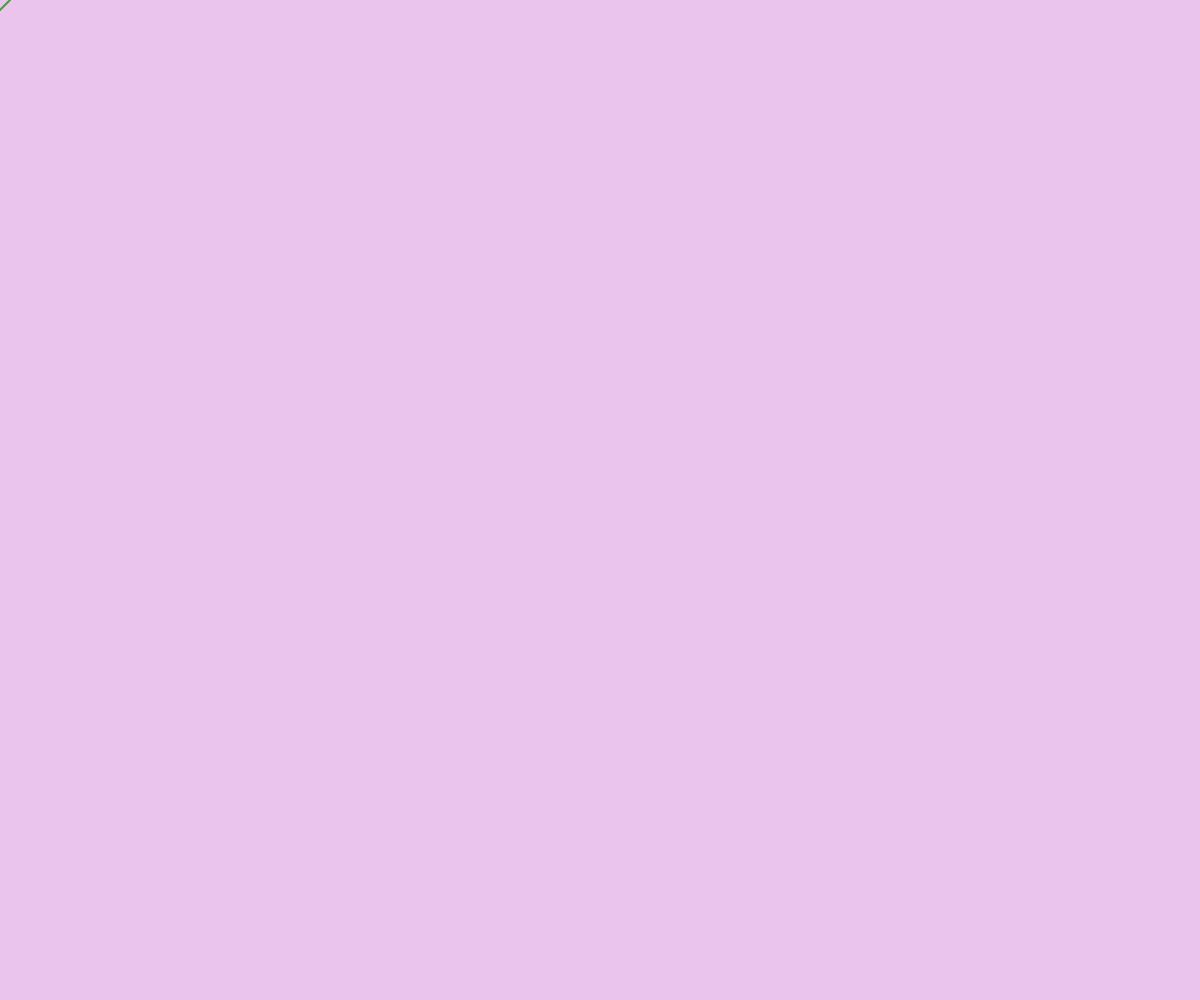
Frame 1 (no input)
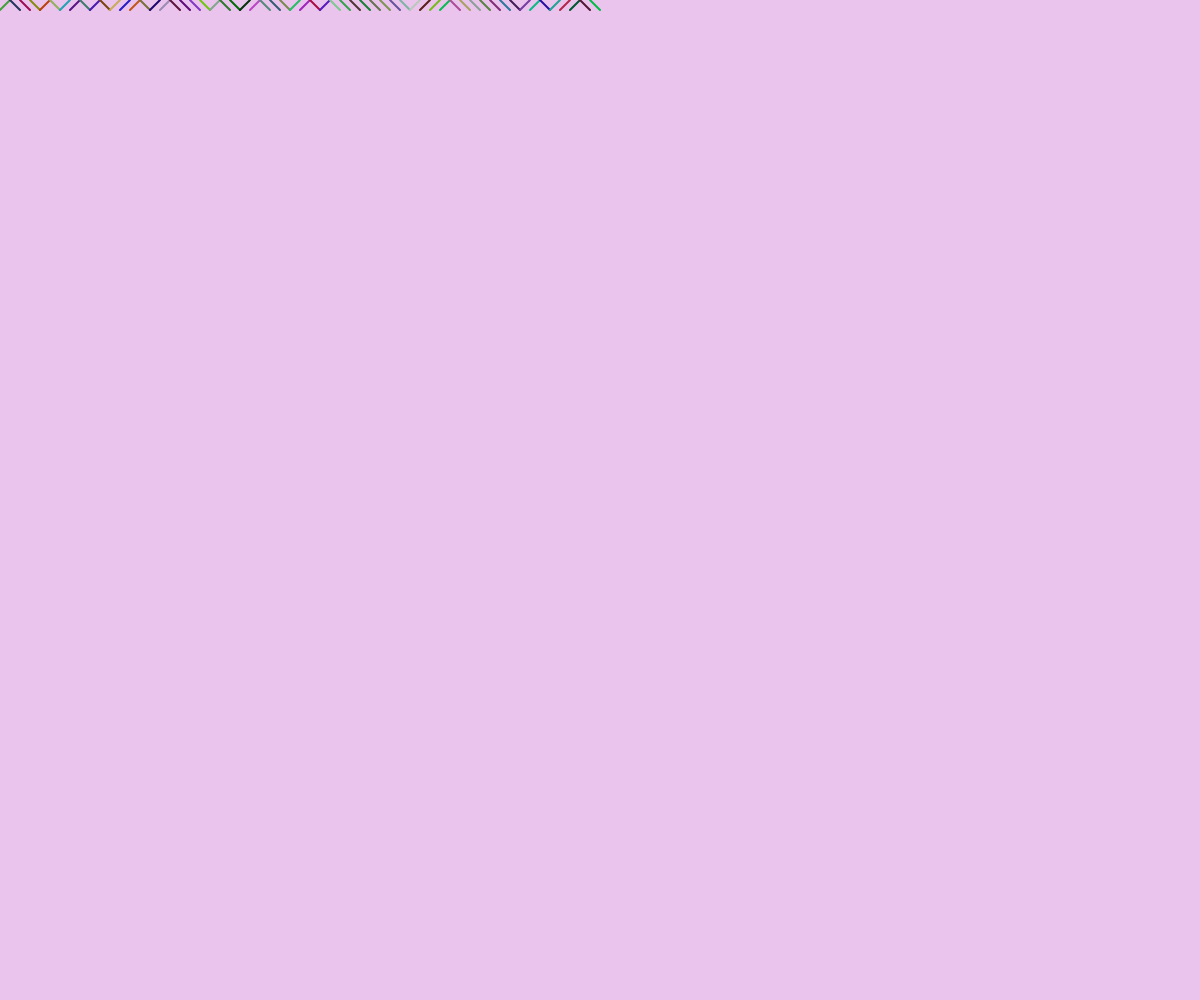
Frame 60 (no input)
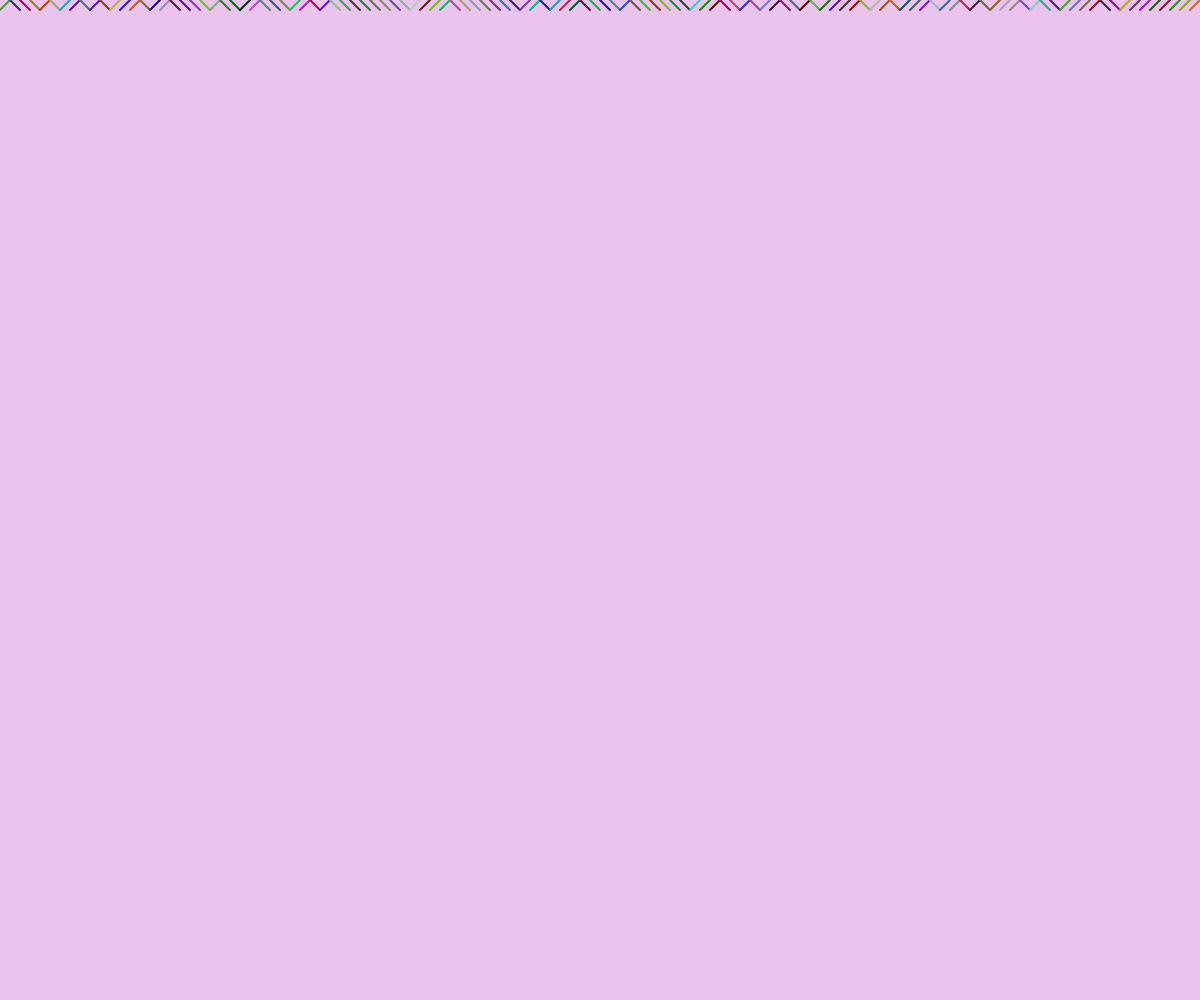
Frame 120 (the mouse pressed at the canvas centre since frame 60)

The p5.js sketch that drew these frames (run headless with seeded random() and noise() and a simulated clock; from frame 60 on, the mouse is pressed at the canvas centre):

// p5.js sketch
// ── sketch.js
let space = 10;
let x = 0;
let y = 0;

function setup(){
  createCanvas(windowWidth,windowHeight);
  background(random(180,255),random(180,255),random(180,255));
  frameRate(40);

}

function draw(){
  stroke(random(0,200),random(0,200),random(0,200));
  strokeWeight(2)
  if (random(1)<0.5){
    line(x,y+space, x+space,y);
  } else {
    line(x,y, x+space, y+space)
  }

  x+=space;
  if(x > width) {
    x = 0;
    y+=space;
  }
}
